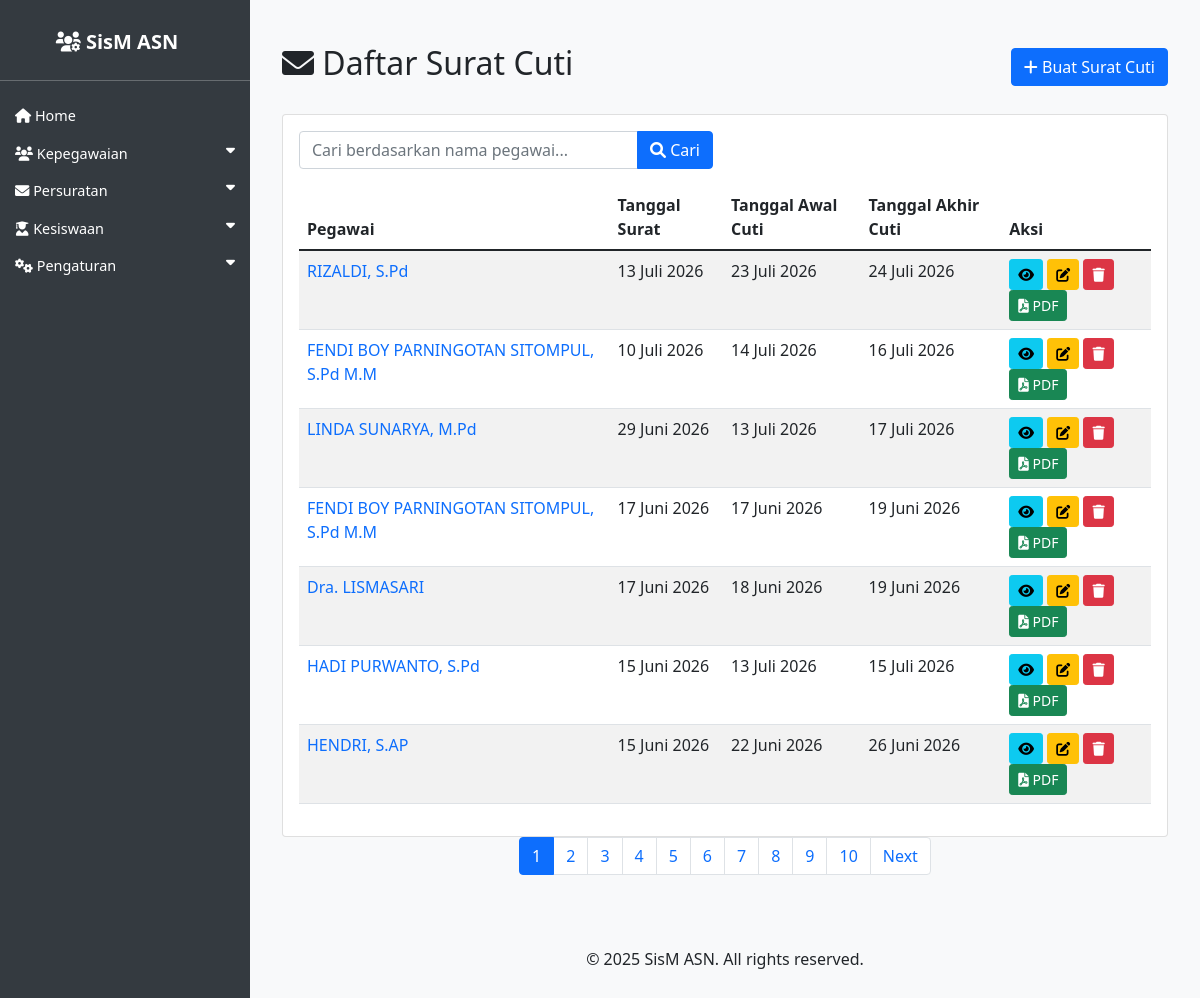
Page /asn/surat_cuti/ on the earlier database version.
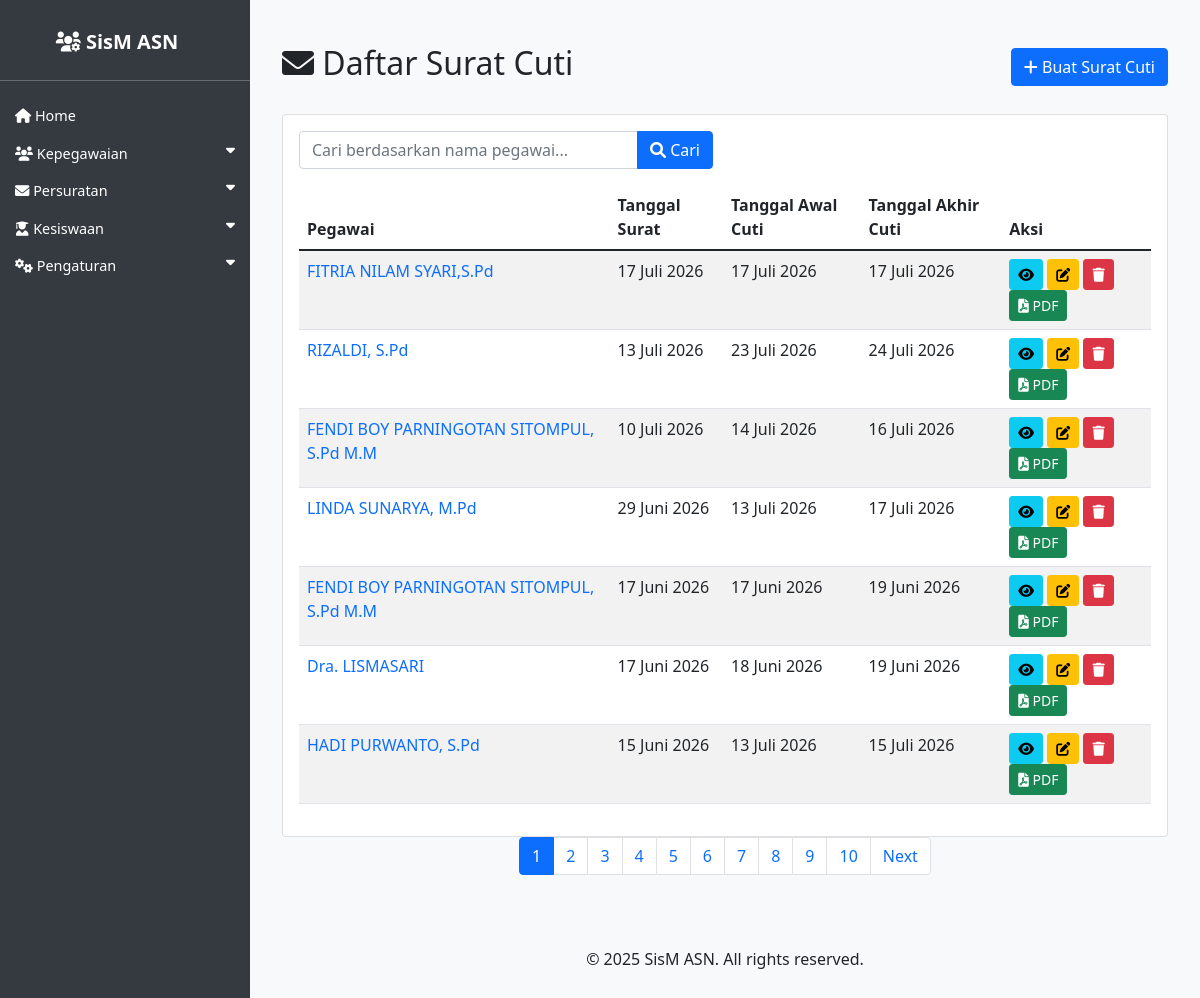
Same page on the later database version.
### asn_app/models.py (models this page shows, shortened)
class SuratCuti(models.Model):
    JENIS_CUTI_CHOICES = [
        ('Cuti Tahunan', 'Cuti Tahunan'),
        ('Cuti Sakit', 'Cuti Sakit'),
        ('Cuti Alasan Penting', 'Cuti Alasan Penting'),
        ('Cuti Diluar Tanggungan Negara', 'Cuti Diluar Tanggungan Negara'),
        ('Cuti Melahirkan', 'Cuti Melahirkan'),
        ('Cuti Besar', 'Cuti Besar'),
    ]
    tempat_ditetapkan = models.CharField(max_length=100, verbose_name='Tempat Ditetapkan')
    tanggal_surat = models.DateField(verbose_name='Tanggal Surat')
    nomor_surat = models.CharField(max_length=100, blank=True, null=True, verbose_name='Nomor Surat')
    sifat_surat = models.CharField(max_length=100, blank=True, null=True, verbose_name='Sifat Surat')
    lampiran_surat = models.CharField(max_length=100, blank=True, null=True, verbose_name='Lampiran Surat')
    perihal_surat = models.CharField(max_length=255, blank=True, null=True, verbose_name='Perihal Surat')
    tujuan_surat = models.CharField(max_length=200, verbose_name='Tujuan Surat')
    jenis_cuti = models.CharField(max_length=50, choices=JENIS_CUTI_CHOICES, default='Cuti Tahunan', verbose_name='Jenis Cuti')
    pegawai = models.ForeignKey(ASN, on_delete=models.CASCADE, related_name='surat_cuti_pegawai', verbose_name='Pegawai')
    tanggal_awal = models.DateField(verbose_name='Tanggal Awal Cuti')
    tanggal_akhir = models.DateField(verbose_name='Tanggal Akhir Cuti')
    alasan_cuti = models.TextField(blank=True, null=True, verbose_name='Alasan Cuti')
    penandatangan = models.ForeignKey(ASN, on_delete=models.SET_NULL, null=True, blank=True, related_name='surat_cuti_penandatangan', verbose_name='Penandatangan')
    kop_surat = models.ForeignKey(KopSurat, on_delete=models.SET_NULL, null=True, blank=True, verbose_name='Kop Surat')
    created_at = models.DateTimeField(auto_now_add=True)
    updated_at = models.DateTimeField(auto_now=True)
    class Meta:
        verbose_name_plural = "Surat Cuti"
        ordering = ['-tanggal_surat']

class ASN(models.Model):
    JENIS_KELAMIN_CHOICES = [
        ('L', 'Laki-laki'),
        ('P', 'Perempuan'),
    ]
    AGAMA_CHOICES = [
        ('ISLAM', 'Islam'),
        ('KRISTEN', 'Kristen'),
        ('KATOLIK', 'Katolik'),
        ('HINDU', 'Hindu'),
        ('BUDDHA', 'Buddha'),
        ('KONGHUCU', 'Konghucu'),
    ]
    nip = models.CharField(max_length=18, unique=True, null=True, blank=True)
    nama = models.CharField(max_length=100)
    tempat_lahir = models.CharField(max_length=50)
    tanggal_lahir = models.DateField()
    jenis_kelamin = models.CharField(max_length=1, choices=JENIS_KELAMIN_CHOICES)
    agama = models.CharField(max_length=10, choices=AGAMA_CHOICES)
    alamat = models.TextField()
    email = models.EmailField()
    telepon = models.CharField(max_length=15)
    jabatan = models.CharField(max_length=100)
    pangkat = models.CharField(max_length=50, null=True, blank=True)
    golongan = models.CharField(max_length=5, null=True, blank=True)
    nama_istri_suami = models.CharField(max_length=100, blank=True, null=True, verbose_name='Nama Istri/Suami')
    unit_kerja = models.CharField(max_length=100)
    foto = models.ImageField(upload_to='asn_fotos/', blank=True, null=True)
    pendidikan_terakhir = models.CharField(max_length=255, blank=True, verbose_name='Pendidikan Terakhir')
    tmt_pangkat = models.DateField(null=True, blank=True, verbose_name='TMT Pangkat')
    tmt_cpns = models.DateField(null=True, blank=True, verbose_name='TMT CPNS')
    tmt_jabatan = models.DateField(null=True, blank=True, verbose_name='TMT Jabatan')
    created_at = models.DateTimeField(auto_now_add=True)
    updated_at = models.DateTimeField(auto_now=True)

### asn_app/views.py (the view)
# urls.py: path('surat_cuti/', views.SuratCutiListView.as_view(), name='surat_cuti_list'),
class SuratCutiListView(ListView):
    model = SuratCuti
    template_name = 'asn_app/surat_cuti_list.html'
    context_object_name = 'surat_cuti_list'
    paginate_by = 7
    def get_queryset(self):
        queryset = super().get_queryset()
        search_query = self.request.GET.get('nama', '')
        if search_query:
            queryset = queryset.filter(pegawai__nama__icontains=search_query)
        return queryset

### asn_app/templates/asn_app/surat_cuti_list.html (shortened to what this page needs)
{% extends 'asn_app/base.html' %}
{% load indonesian_date_tags %}
{% block content %}
<div class="container mt-4">
    <div class="d-flex justify-content-between align-items-center mb-4">
        <h2><i class="fas fa-envelope"></i> Daftar Surat Cuti</h2>
        <div>
            <a href="{% url 'surat_cuti_create' %}" class="btn btn-primary">
                <i class="fas fa-plus"></i> Buat Surat Cuti
            </a>
        </div>
    </div>
    <div class="card">
        <div class="card-body">
            <form method="get" action="{% url 'surat_cuti_list' %}" class="mb-3">
                <div class="row">
                    <div class="col-md-6">
                        <div class="input-group">
                            <input
                                type="text"
                                class="form-control"
                                name="nama"
                                placeholder="Cari berdasarkan nama pegawai..."
                                value="{{ request.GET.nama }}"
                            >
                            <button type="submit" class="btn btn-primary">
                                <i class="fas fa-search"></i> Cari
                            </button>
                        </div>
                    </div>
                </div>
            </form>
            <div class="table-responsive">
                <table class="table table-striped">
                    <thead>
                        <tr>
                            <th>Pegawai</th>
                            <th>Tanggal Surat</th>
                            <th>Tanggal Awal Cuti</th>
                            <th>Tanggal Akhir Cuti</th>
                            <th>Aksi</th>
                        </tr>
                    </thead>
                    <tbody>
                        {% for surat_cuti in surat_cuti_list %}
                        <tr>
                            <td>
                                <a href="{% url 'laporan_cuti_pdf' surat_cuti.pegawai.pk %}" target="_blank" class="text-decoration-none">
                                    {{ surat_cuti.pegawai.nama }}
                                </a>
                            </td>
                            <td>{{ surat_cuti.tanggal_surat|indonesian_date:"%d %B %Y" }}</td>
                            <td>{{ surat_cuti.tanggal_awal|indonesian_date:"%d %B %Y" }}</td>
                            <td>{{ surat_cuti.tanggal_akhir|indonesian_date:"%d %B %Y" }}</td>
                            <td>
                                <a href="{% url 'surat_cuti_detail' surat_cuti.pk %}" class="btn btn-sm btn-info">
                                    <i class="fas fa-eye"></i>
                                </a>
                                <a href="{% url 'surat_cuti_update' surat_cuti.pk %}" class="btn btn-sm btn-warning">
                                    <i class="fas fa-edit"></i>
                                </a>
                                <a href="{% url 'surat_cuti_delete' surat_cuti.pk %}" class="btn btn-sm btn-danger">
                                    <i class="fas fa-trash"></i>
                                </a>
                                <a href="{% url 'surat_cuti_export_pdf' surat_cuti.pk %}" class="btn btn-sm btn-success" target="_blank">
                                    <i class="fas fa-file-pdf"></i> PDF
                                </a>
                            </td>
                        </tr>
                        {% endfor %}
                    </tbody>
                </table>
            </div>
        </div>
    </div>
    {% if is_paginated %}
    <nav aria-label="Page navigation">
        <ul class="pagination justify-content-center">
            {% for num in page_obj.paginator.page_range %}
                <li class="page-item {% if page_obj.number == num %}active{% endif %}">
                    <a class="page-link" href="?page={{ num }}{% if request.GET.nama %}&nama={{ request.GET.nama }}{% endif %}">{{ num }}</a>
                </li>
            {% endfor %}
            {% if page_obj.has_next %}
                <li class="page-item">
                    <a class="page-link" href="?page={{ page_obj.next_page_number }}{% if request.GET.nama %}&nama={{ request.GET.nama }}{% endif %}">Next</a>
                </li>
            {% endif %}
        </ul>
    </nav>
    {% endif %}
</div>
{% endblock %}

### asn_app/templates/asn_app/base.html (shortened to what this page needs)
{% load indonesian_date_tags %}
<!DOCTYPE html>
<html lang="id">
<head>
    <link href="https://cdn.jsdelivr.net/npm/bootstrap@5.1.3/dist/css/bootstrap.min.css" rel="stylesheet">
    <link href="https://cdnjs.cloudflare.com/ajax/libs/font-awesome/6.0.0/css/all.min.css" rel="stylesheet">
                    </head>
                    <body>
                        <div class="sidebar" id="sidebar">
                            <h4 class="text-center">
                                <a href="{% url 'asn_list' %}" class="navbar-brand">
                                    <i class="fas fa-users-cog"></i> SisM ASN
                                </a>
                            </h4>
                            <hr>
                                                        <ul class="nav flex-column">
                                                            <li class="nav-item">
                                                                <a class="nav-link" href="{% url 'asn_list' %}">
                                                                    <i class="fas fa-home"></i> Home
                                                                </a>
                                                            </li>
                                                            <li class="nav-item">
                                                                <a class="nav-link" data-bs-toggle="collapse" href="#kepegawaianSubmenu" role="button" aria-expanded="false" aria-controls="kepegawaianSubmenu">
                                                                    <i class="fas fa-users"></i> Kepegawaian <i class="fas fa-caret-down float-end"></i>
                                                                </a>
                                                            </li>
                                                            <li class="nav-item">
                                                                <a class="nav-link" data-bs-toggle="collapse" href="#persuratanSubmenu" role="button" aria-expanded="false" aria-controls="persuratanSubmenu">
                                                                    <i class="fas fa-envelope"></i> Persuratan <i class="fas fa-caret-down float-end"></i>
                                                                </a>
                                                            </li>
                                                            <li class="nav-item">
                                                                <a class="nav-link" data-bs-toggle="collapse" href="#kesiswaanSubmenu" role="button" aria-expanded="false" aria-controls="kesiswaanSubmenu">
                                                                    <i class="fas fa-user-graduate"></i> Kesiswaan <i class="fas fa-caret-down float-end"></i>
                                                                </a>
                                                            </li>
                                                            <li class="nav-item">
                                                                <a class="nav-link" data-bs-toggle="collapse" href="#pengaturanSubmenu" role="button" aria-expanded="false" aria-controls="pengaturanSubmenu">
                                                                    <i class="fas fa-cogs"></i> Pengaturan <i class="fas fa-caret-down float-end"></i>
                                                                </a>
                                                            </li>
                                                        </ul>
                        </div>
                        <div class="content" id="content">
                            <main>
                                {% block content %}
                                {% endblock %}
                            </main>
                            <footer class="py-4 mt-5">
                                <div class="container text-center">
                                    <p>&copy; 2025 SisM ASN. All rights reserved.</p>
                                </div>
                            </footer>
                        </div>
                    </body>
                        </html>

### asn_app/templates/asn_app/base.html (style rules this page uses)
body { display: flex; min-height: 100vh; flex-direction: column; background-color: #f8f9fa; }
.sidebar { width: 250px; background: #343a40; color: white; position: fixed; height: 100%; padding-top: 20px; z-index: 1000; left: 0; transition: left 0.3s; }
.sidebar a { color: white; text-decoration: none; display: block; padding: 10px 15px; }
.sidebar .nav-link { font-size: 0.9rem; padding: 8px 15px; }
.content { padding: 20px; flex-grow: 1; transition: margin-left 0.3s; margin-left: 250px; }
.navbar-brand { font-weight: bold; }

Differences in the rows shown:
no longer on this page (row unchanged): SuratCuti: pegawai.nama "HENDRI, S.AP", tanggal_surat|indonesian_date "15 Juni 2026", tanggal_awal|indonesian_date "22 Juni 2026", tanggal_akhir|indonesian_date "26 Juni 2026"
added SuratCuti: pegawai.nama "FITRIA NILAM SYARI,S.Pd", tanggal_surat|indonesian_date "17 Juli 2026", tanggal_awal|indonesian_date "17 Juli 2026", tanggal_akhir|indonesian_date "17 Juli 2026"
